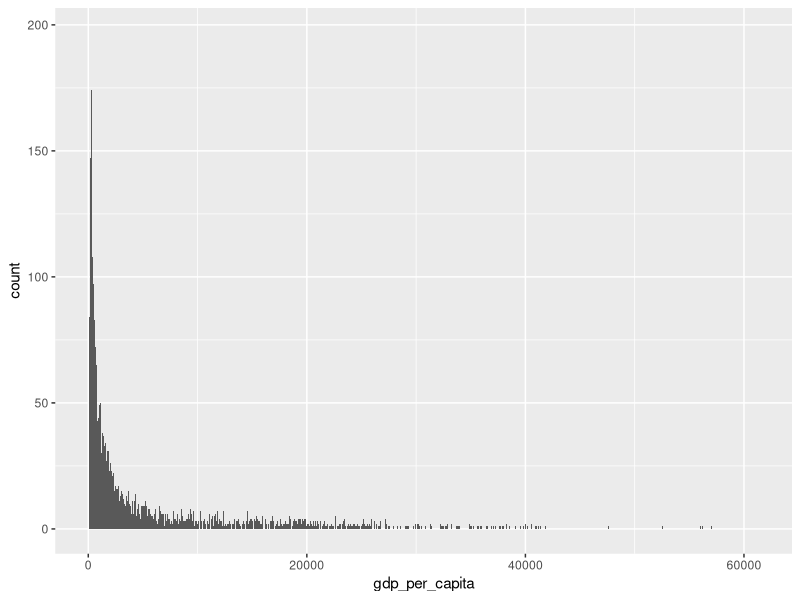

This chart was generated by the following R code:
## ---- chunk 1

options(repos = list(CRAN="http://cran.rstudio.com/"))

install.packages("dslabs")
library(dslabs)
data("gapminder")
install.packages("dplyr")
library(dplyr)
install.packages("ggplot2")
library(ggplot2)
gapminder %>% 
  select(continent, region, gdp, population) %>%
  mutate(gdp_per_capita = gdp / population) %>% 
  arrange(desc(gdp_per_capita)) %>%
  ggplot(aes(x=gdp_per_capita)) + 
  geom_histogram(binwidth = 30)
